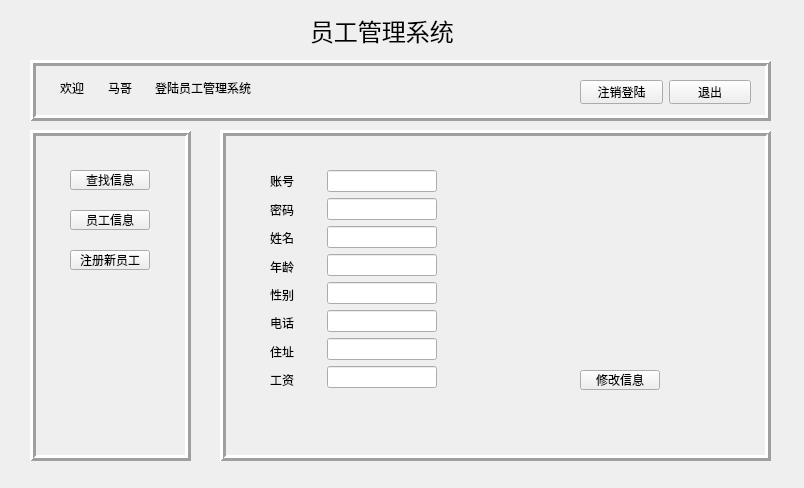
<?xml version="1.0" encoding="UTF-8"?>
<ui version="4.0">
 <class>mainwnd</class>
 <widget class="QWidget" name="mainwnd">
  <property name="geometry">
   <rect>
    <x>0</x>
    <y>0</y>
    <width>804</width>
    <height>488</height>
   </rect>
  </property>
  <property name="windowTitle">
   <string>员工管理系统</string>
  </property>
  <widget class="QFrame" name="frame">
   <property name="geometry">
    <rect>
     <x>30</x>
     <y>130</y>
     <width>161</width>
     <height>331</height>
    </rect>
   </property>
   <property name="frameShape">
    <enum>QFrame::Box</enum>
   </property>
   <property name="frameShadow">
    <enum>QFrame::Raised</enum>
   </property>
   <property name="lineWidth">
    <number>3</number>
   </property>
   <widget class="QPushButton" name="pushButton">
    <property name="geometry">
     <rect>
      <x>40</x>
      <y>40</y>
      <width>80</width>
      <height>20</height>
     </rect>
    </property>
    <property name="text">
     <string>查找信息</string>
    </property>
   </widget>
   <widget class="QPushButton" name="pushButton_2">
    <property name="geometry">
     <rect>
      <x>40</x>
      <y>80</y>
      <width>80</width>
      <height>20</height>
     </rect>
    </property>
    <property name="text">
     <string>员工信息</string>
    </property>
   </widget>
   <widget class="QPushButton" name="pushButton_3">
    <property name="geometry">
     <rect>
      <x>40</x>
      <y>120</y>
      <width>80</width>
      <height>20</height>
     </rect>
    </property>
    <property name="text">
     <string>注册新员工</string>
    </property>
   </widget>
  </widget>
  <widget class="QFrame" name="frame_2">
   <property name="geometry">
    <rect>
     <x>220</x>
     <y>130</y>
     <width>551</width>
     <height>331</height>
    </rect>
   </property>
   <property name="frameShape">
    <enum>QFrame::Box</enum>
   </property>
   <property name="frameShadow">
    <enum>QFrame::Raised</enum>
   </property>
   <property name="lineWidth">
    <number>3</number>
   </property>
   <property name="midLineWidth">
    <number>0</number>
   </property>
   <widget class="QStackedWidget" name="stackedWidget">
    <property name="geometry">
     <rect>
      <x>10</x>
      <y>10</y>
      <width>531</width>
      <height>311</height>
     </rect>
    </property>
    <property name="currentIndex">
     <number>0</number>
    </property>
    <widget class="QWidget" name="page2">
     <widget class="QPushButton" name="pushButton_7">
      <property name="geometry">
       <rect>
        <x>350</x>
        <y>230</y>
        <width>80</width>
        <height>20</height>
       </rect>
      </property>
      <property name="text">
       <string>修改信息</string>
      </property>
     </widget>
     <widget class="QWidget" name="layoutWidget_2">
      <property name="geometry">
       <rect>
        <x>97</x>
        <y>30</y>
        <width>110</width>
        <height>220</height>
       </rect>
      </property>
      <layout class="QVBoxLayout" name="verticalLayout_2">
       <item>
        <widget class="QLineEdit" name="lineEdit_17"/>
       </item>
       <item>
        <widget class="QLineEdit" name="lineEdit_19"/>
       </item>
       <item>
        <widget class="QLineEdit" name="lineEdit_18"/>
       </item>
       <item>
        <widget class="QLineEdit" name="lineEdit_4"/>
       </item>
       <item>
        <widget class="QLineEdit" name="lineEdit_5"/>
       </item>
       <item>
        <widget class="QLineEdit" name="lineEdit_7"/>
       </item>
       <item>
        <widget class="QLineEdit" name="lineEdit_8"/>
       </item>
       <item>
        <widget class="QLineEdit" name="lineEdit_6"/>
       </item>
      </layout>
     </widget>
     <widget class="QWidget" name="layoutWidget_3">
      <property name="geometry">
       <rect>
        <x>40</x>
        <y>30</y>
        <width>51</width>
        <height>221</height>
       </rect>
      </property>
      <layout class="QVBoxLayout" name="verticalLayout">
       <item>
        <widget class="QLabel" name="label_4">
         <property name="text">
          <string>账号</string>
         </property>
        </widget>
       </item>
       <item>
        <widget class="QLabel" name="label_6">
         <property name="text">
          <string>密码</string>
         </property>
        </widget>
       </item>
       <item>
        <widget class="QLabel" name="label_8">
         <property name="text">
          <string>姓名</string>
         </property>
        </widget>
       </item>
       <item>
        <widget class="QLabel" name="label_9">
         <property name="text">
          <string>年龄</string>
         </property>
        </widget>
       </item>
       <item>
        <widget class="QLabel" name="label_11">
         <property name="text">
          <string>性别</string>
         </property>
        </widget>
       </item>
       <item>
        <widget class="QLabel" name="label_13">
         <property name="text">
          <string>电话</string>
         </property>
        </widget>
       </item>
       <item>
        <widget class="QLabel" name="label_14">
         <property name="text">
          <string>住址</string>
         </property>
        </widget>
       </item>
       <item>
        <widget class="QLabel" name="label_7">
         <property name="text">
          <string>工资</string>
         </property>
        </widget>
       </item>
      </layout>
     </widget>
    </widget>
    <widget class="QWidget" name="page3">
     <widget class="QWidget" name="layoutWidget_4">
      <property name="geometry">
       <rect>
        <x>97</x>
        <y>30</y>
        <width>110</width>
        <height>220</height>
       </rect>
      </property>
      <layout class="QVBoxLayout" name="verticalLayout_3">
       <item>
        <widget class="QLineEdit" name="lineEdit_14"/>
       </item>
       <item>
        <widget class="QLineEdit" name="lineEdit_16"/>
       </item>
       <item>
        <widget class="QLineEdit" name="lineEdit_15"/>
       </item>
       <item>
        <widget class="QLineEdit" name="lineEdit_9"/>
       </item>
       <item>
        <widget class="QLineEdit" name="lineEdit_10"/>
       </item>
       <item>
        <widget class="QLineEdit" name="lineEdit_11"/>
       </item>
       <item>
        <widget class="QLineEdit" name="lineEdit_12"/>
       </item>
       <item>
        <widget class="QLineEdit" name="lineEdit_13"/>
       </item>
      </layout>
     </widget>
     <widget class="QWidget" name="layoutWidget_5">
      <property name="geometry">
       <rect>
        <x>40</x>
        <y>30</y>
        <width>51</width>
        <height>221</height>
       </rect>
      </property>
      <layout class="QVBoxLayout" name="verticalLayout_4">
       <item>
        <widget class="QLabel" name="label_10">
         <property name="text">
          <string>账号</string>
         </property>
        </widget>
       </item>
       <item>
        <widget class="QLabel" name="label_12">
         <property name="text">
          <string>密码</string>
         </property>
        </widget>
       </item>
       <item>
        <widget class="QLabel" name="label_15">
         <property name="text">
          <string>确认密码</string>
         </property>
        </widget>
       </item>
       <item>
        <widget class="QLabel" name="label_16">
         <property name="text">
          <string>姓名</string>
         </property>
        </widget>
       </item>
       <item>
        <widget class="QLabel" name="label_17">
         <property name="text">
          <string>年龄</string>
         </property>
        </widget>
       </item>
       <item>
        <widget class="QLabel" name="label_18">
         <property name="text">
          <string>性别</string>
         </property>
        </widget>
       </item>
       <item>
        <widget class="QLabel" name="label_19">
         <property name="text">
          <string>电话</string>
         </property>
        </widget>
       </item>
       <item>
        <widget class="QLabel" name="label_20">
         <property name="text">
          <string>住址</string>
         </property>
        </widget>
       </item>
      </layout>
     </widget>
     <widget class="QPushButton" name="pushButton_9">
      <property name="geometry">
       <rect>
        <x>350</x>
        <y>230</y>
        <width>80</width>
        <height>20</height>
       </rect>
      </property>
      <property name="text">
       <string>注册</string>
      </property>
     </widget>
    </widget>
    <widget class="QWidget" name="page1">
     <widget class="QWidget" name="layoutWidget">
      <property name="geometry">
       <rect>
        <x>130</x>
        <y>60</y>
        <width>271</width>
        <height>24</height>
       </rect>
      </property>
      <layout class="QHBoxLayout" name="horizontalLayout_3">
       <item>
        <widget class="QLabel" name="label">
         <property name="text">
          <string>输入姓名</string>
         </property>
        </widget>
       </item>
       <item>
        <widget class="QLineEdit" name="lineEdit"/>
       </item>
       <item>
        <widget class="QPushButton" name="pushButton_6">
         <property name="text">
          <string>查询</string>
         </property>
        </widget>
       </item>
      </layout>
     </widget>
    </widget>
   </widget>
  </widget>
  <widget class="QFrame" name="frame_3">
   <property name="geometry">
    <rect>
     <x>30</x>
     <y>60</y>
     <width>741</width>
     <height>61</height>
    </rect>
   </property>
   <property name="frameShape">
    <enum>QFrame::Box</enum>
   </property>
   <property name="frameShadow">
    <enum>QFrame::Raised</enum>
   </property>
   <property name="lineWidth">
    <number>3</number>
   </property>
   <widget class="QWidget" name="layoutWidget">
    <property name="geometry">
     <rect>
      <x>30</x>
      <y>20</y>
      <width>191</width>
      <height>16</height>
     </rect>
    </property>
    <layout class="QHBoxLayout" name="horizontalLayout">
     <item>
      <widget class="QLabel" name="label_2">
       <property name="text">
        <string>欢迎</string>
       </property>
      </widget>
     </item>
     <item>
      <widget class="QLabel" name="label_name">
       <property name="text">
        <string>马哥</string>
       </property>
      </widget>
     </item>
     <item>
      <widget class="QLabel" name="label_5">
       <property name="text">
        <string>登陆员工管理系统</string>
       </property>
      </widget>
     </item>
    </layout>
   </widget>
   <widget class="QWidget" name="layoutWidget">
    <property name="geometry">
     <rect>
      <x>550</x>
      <y>20</y>
      <width>171</width>
      <height>24</height>
     </rect>
    </property>
    <layout class="QHBoxLayout" name="horizontalLayout_2">
     <item>
      <widget class="QPushButton" name="pushButton_8">
       <property name="text">
        <string>注销登陆</string>
       </property>
      </widget>
     </item>
     <item>
      <widget class="QPushButton" name="pushButton_5">
       <property name="text">
        <string>退出</string>
       </property>
      </widget>
     </item>
    </layout>
   </widget>
  </widget>
  <widget class="QLabel" name="label_3">
   <property name="geometry">
    <rect>
     <x>310</x>
     <y>10</y>
     <width>171</width>
     <height>41</height>
    </rect>
   </property>
   <property name="font">
    <font>
     <family>新宋体</family>
     <pointsize>18</pointsize>
    </font>
   </property>
   <property name="contextMenuPolicy">
    <enum>Qt::ActionsContextMenu</enum>
   </property>
   <property name="text">
    <string>员工管理系统</string>
   </property>
  </widget>
 </widget>
 <resources/>
 <connections/>
</ui>
